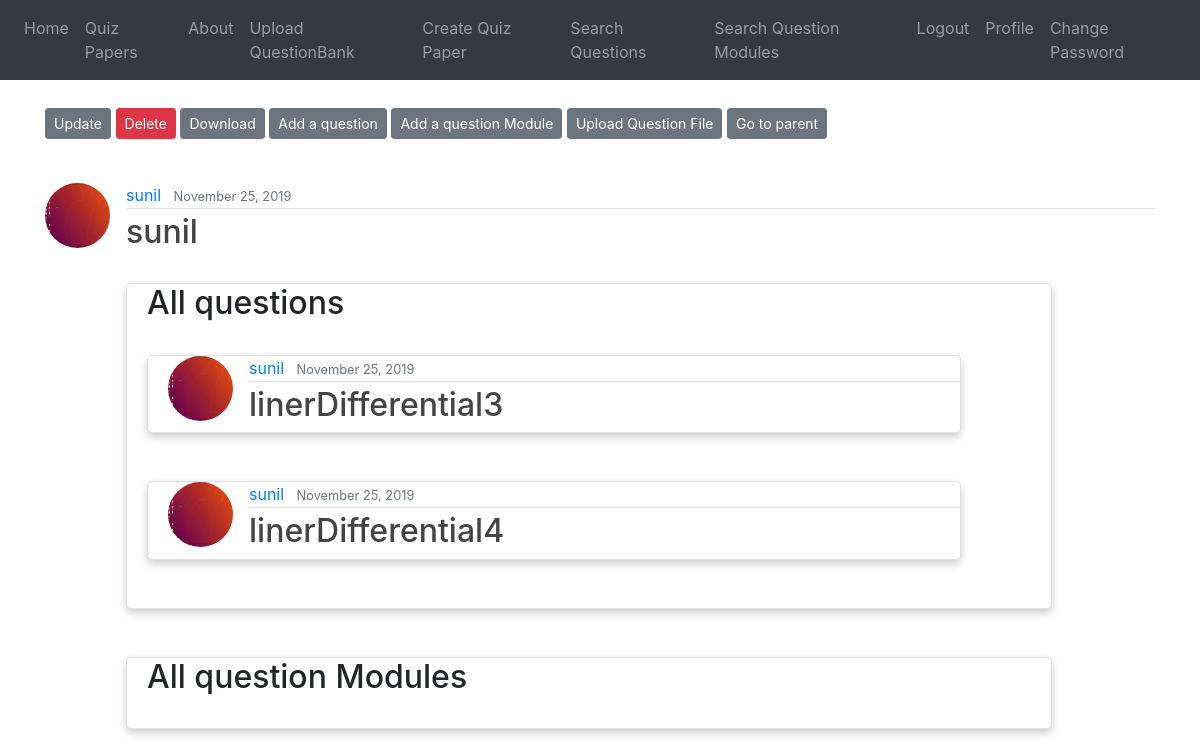
The page /post/qb/5/ (signed in) on the database its author committed.
### blog/models.py (models this page shows, shortened)
class QuestionBank(models.Model):
    title = models.CharField(max_length=1000)
    author = models.ForeignKey(User, on_delete=models.CASCADE)
    date_posted = models.DateTimeField(default=timezone.now)

class Question(models.Model):
    date_posted = models.DateTimeField(default=timezone.now)
    author = models.ForeignKey(User, on_delete=models.CASCADE) #If the user is deleted, its post will also be deleted
    statement = models.TextField()
    answer = models.TextField(blank=True, null=True)
    marks = models.PositiveIntegerField()
    chapter_tag = models.CharField(max_length=1000)
    section_tag = models.CharField(max_length=1000)
    parent = models.PositiveIntegerField(null=True)
    isRoot = models.IntegerField()
    difficulty_Choices = (("Easy","Easy"),("Medium", "Medium"), ("Hard","Hard"))
    difficulty = models.CharField(max_length=9, choices=difficulty_Choices, default="Medium")
    formfield_overrides = {
        models.CharField : {'widget': TextInput(attrs={'size':20})},
        models.TextField : {'widget': Textarea(attrs={'rows':4, 'cols':40})}
    }

### users/models.py (models this page shows, shortened)
class Profile(models.Model):
    user = models.OneToOneField(User, on_delete=models.CASCADE)
    image = models.ImageField(default='default.jpg', upload_to='profile_pics',
                              validators=[FileExtensionValidator(allowed_extensions=['jpg', 'png'])])

### blog/views.py (the view)
# urls.py: path('post/qb/<int:pk>/', QuestionBankDetailView.as_view(), name='bank-detail'),
class QuestionBankDetailView(DetailView):
    model = QuestionBank
    template_name = 'blog/questionbank_detail.html'
    def get_context_data(self, **kwargs):
        context = super().get_context_data(**kwargs)
        context['title'] = "Question Bank Details"
        context['qs'] = Question.objects.all()
        context['qms'] = QuestionModule.objects.all()
        return context

### blog/templates/blog/questionbank_detail.html (shortened to what this page needs)
{% extends "blog/base.html" %}
{% block content %}
{% if object.author == user %}
<br>
        <div class="form-group">
                    <a class="btn btn-secondary btn-sm mt-1 mb-1" href="{% url 'bank-update' object.id %}">Update</a>
                    <a class="btn btn-danger btn-sm mt-1 mb-1" href="{% url 'bank-delete' object.id %}">Delete</a>
                    <a class="btn btn-secondary btn-sm mt-1 mb-1" href="{% url 'download' %}?qb={{object.id}}">Download</a>
                    <a class="btn btn-secondary btn-sm mt-1 mb-1" href="{% url 'post-create' %}?parent={{object.id}}&isRoot=1">Add a question</a>
                    <a class="btn btn-secondary btn-sm mt-1 mb-1" href="{% url 'module-create' %}?parent={{object.id}}&isRoot=1">Add a question Module</a>
                    <a class="btn btn-secondary btn-sm mt-1 mb-1" href="{% url 'upload-file' %}?parent={{object.id}}&isRoot=1">Upload Question File</a>
                      <a class="btn btn-secondary btn-sm mt-1 mb-1" href="{% url 'blog-home' %}">Go to parent </a>
                </div>
<br>
        {% endif %}
  <article class="media content-section">
    <img class="rounded-circle article-img" width="10%" height="10%" src="{{ object.author.profile.image.url }}">
    <div class="media-body">
      <div class="article-metadata">
        <a class="mr-2" href="{{ request.scheme }}://{{ request.get_host }}{% url 'profile' %}">{{ object.author }}</a>
        <small class="text-muted">{{ object.date_posted|date:"F d, Y" }}</small>
        </div>
        <h2 class="article-title">{{ object.title }}</h2>
      <br>
      <div class="card">
      <h2>All questions</h2>
      <br>
    <div>
      {% for post in qs %}
        {% if post.author == user and post.parent == object.id and post.isRoot %}
      <div class="card">
        <article class="media content-section">
          <img class="rounded-circle article-img" width="10%" height="10%" src="{{ post.author.profile.image.url }}">
          <div class="media-body">
            <div class="article-metadata">
              <a class="mr-2" href="#">{{ post.author }}</a>
              <small class="text-muted">{{ post.date_posted|date:"F d, Y" }}</small>
            </div>
            <h2><a class="article-title" href="{% url 'post-detail' post.id %}">{{ post.statement }}</a></h2>
          </div>
        </article>
      </div>
      <br><br>
        {% endif %}
    {% endfor %}
    </div>
      </div>
      <br><br>
      <div class="card">
    <h2>All question Modules</h2>
      <br>
      </div>
      </div>
  </article>
</div>
{% endblock content %}

### blog/templates/blog/base.html (style rules this page uses)
.article-title { color: #444444; }
.article-img { height: 65px; width: 65px; margin-right: 16px; }
.article-metadata { padding-bottom: 1px; margin-bottom: 4px; border-bottom: 1px solid #e3e3e3 }
.card { box-shadow: 0 4px 8px 0 rgba(0,0,0,0.2); transition: 0.3s; width: 90%; border-radius: 5px; padding-left : 20px; }

### rows shown on the page
QuestionBank: author.profile.image (picture), author "sunil", date_posted "November 25, 2019", title "sunil"
Question: author.profile.image (picture), author "sunil", date_posted "November 25, 2019", statement "linerDifferential3"
Question: author.profile.image (picture), author "sunil", date_posted "November 25, 2019", statement "linerDifferential4"
